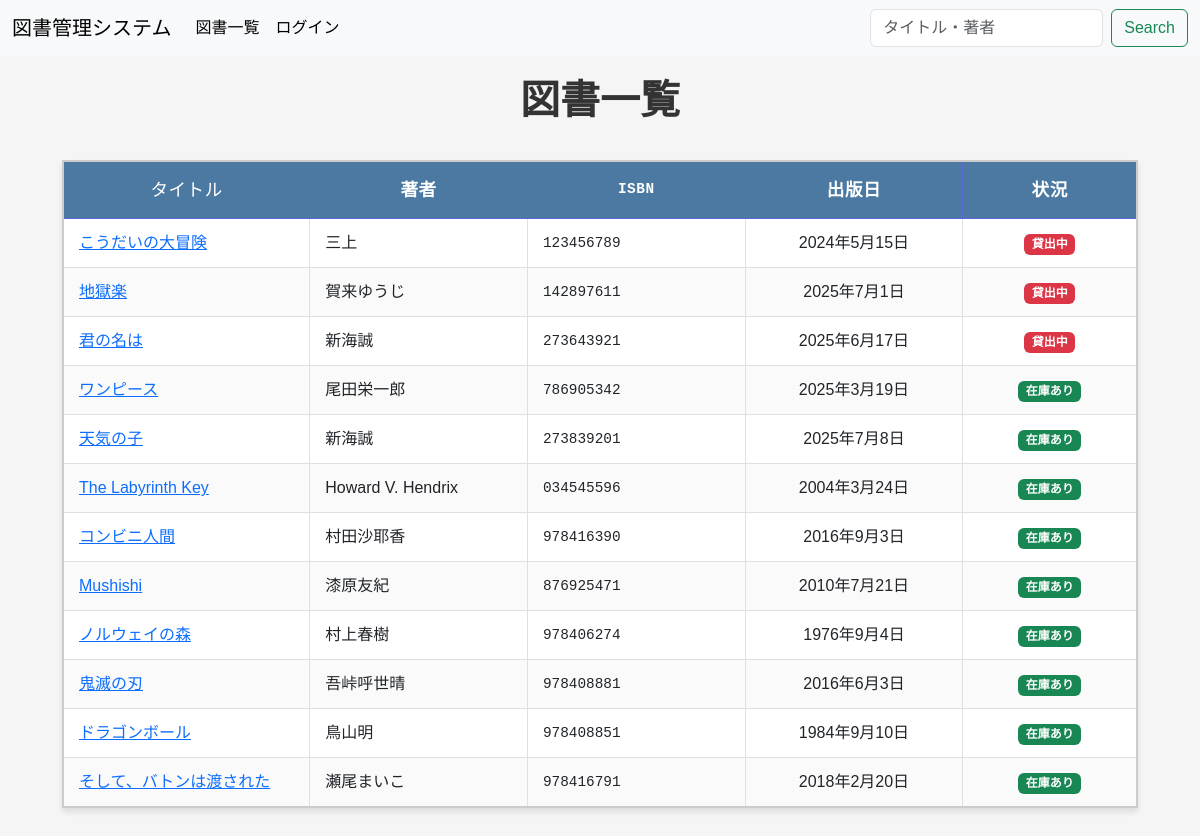
/library/, run on the app's committed database.
### library/models.py (models this page shows, shortened)
class Article(models.Model):
    title = models.CharField(verbose_name="タイトル", max_length=50)
    isbn = models.CharField(verbose_name="ISBN", max_length=50)
    author = models.CharField(verbose_name="著者", max_length=20)
    publicationday = models.DateField(verbose_name="出版日")
    content = models.TextField(verbose_name="内容")
    image = models.ImageField(verbose_name="表紙画像", upload_to='article_images/', blank=True, null=True)
    def is_on_loan(self):
        return self.loan_set.filter(return_date__isnull=True).exists()

### library/views.py (the view)
# urls.py: path('', IndexView.as_view(), name='index'),
class IndexView(generic.ListView):
    model = Article
    template_name = 'library/index.html'
    context_object_name = 'articles'
    def get_queryset(self):
        queryset = super().get_queryset()
        query = self.request.GET.get('q')
        if query:
            return queryset.filter(title__icontains=query) | queryset.filter(author__icontains=query)
        return queryset

### templates/library/index.html (shortened to what this page needs)
{% extends "base.html" %}
{% block content %}
<div class="adjust">
    <h1>図書一覧</h1>
    <table>
        <thead>
            <tr>
                <th>タイトル</th>
                <th>著者</th>
                <th>ISBN</th>
                <th>出版日</th>
                <th>状況</th>
            </tr>
        </thead>
        <tbody>
            {% for article in articles %}
                <tr>
                    <td><a href="{% url 'library:detail' article.id %}">{{ article.title }}</a></td>
                    <td>{{ article.author }}</td>
                    <td>{{ article.isbn }}</td>
                    <td>{{ article.publicationday }}</td>
                    <td>
                        {% if article.is_on_loan %}
                            <span class="badge bg-danger">貸出中</span>
                        {% else %}
                            <span class="badge bg-success">在庫あり</span>
                        {% endif %}
                    </td>
                </tr>
            {% empty %}
                <tr>
                    <td colspan="5" style="text-align:center;">登録された図書はありません。</td>
                </tr>
            {% endfor %}
        </tbody>
    </table>
</div>
{% endblock %}

### static/css/style.css (style rules this page uses)
body { font-family: 'Hiragino Sans', 'ヒラギノ角ゴシック', 'Yu Gothic', 'メイリオ', sans-serif; background-color: #f5f5f5; margin: 0; }
.adjust { padding: 0 20px 20px 20px; display: flex; flex-direction: column; align-items: center; }
h1 { color: #333 !important; font-size: 2.5rem !important; font-weight: 700 !important; margin-bottom: 1rem !important; }
table { border-collapse: collapse; width: 100%; margin: 20px auto; background-color: white; box-shadow: 0 4px 6px rgba(0, 0, 0, 0.1); border: 2px solid #ccc; }
th { background: #4b79a2 100%; color: white; font-weight: bold; text-align: center; padding: 15px 12px; font-size: 1.1em; letter-spacing: 0.5px; border: 1px solid #5a67d8; }
td { padding: 12px 15px; border: 1px solid #e0e0e0; text-align: left; transition: background-color 0.3s ease; }
tbody tr:nth-child(even) { background-color: #fafafa; }
th:nth-child(1), td:nth-child(1) { width: 17%; font-weight: 500; }
th:nth-child(2), td:nth-child(2) { width: 15%; }
th:nth-child(3), td:nth-child(3) { width: 15%; font-family: monospace; font-size: 0.9em; }
th:nth-child(4), td:nth-child(4) { width: 15%; text-align: center; }
th:nth-child(5), td:nth-child(5) { width: 12%; text-align: center; word-wrap: break-word; white-space: nowrap; overflow: hidden; text-overflow: ellipsis; }

### data on the page
Article: title "こうだいの大冒険", author "三上", isbn "123456789", publicationday "2024年5月15日", shows "貸出中"
Article: title "地獄楽", author "賀来ゆうじ", isbn "142897611", publicationday "2025年7月1日", shows "貸出中"
Article: title "君の名は", author "新海誠", isbn "273643921", publicationday "2025年6月17日", shows "貸出中"
Article: title "ワンピース", author "尾田栄一郎", isbn "786905342", publicationday "2025年3月19日", shows "在庫あり"
Article: title "天気の子", author "新海誠", isbn "273839201", publicationday "2025年7月8日", shows "在庫あり"
Article: title "The Labyrinth Key", author "Howard V. Hendrix", isbn "034545596", publicationday "2004年3月24日", shows "在庫あり"
Article: title "コンビニ人間", author "村田沙耶香", isbn "978416390", publicationday "2016年9月3日", shows "在庫あり"
Article: title "Mushishi", author "漆原友紀", isbn "876925471", publicationday "2010年7月21日", shows "在庫あり"
Article: title "ノルウェイの森", author "村上春樹", isbn "978406274", publicationday "1976年9月4日", shows "在庫あり"
Article: title "鬼滅の刃", author "吾峠呼世晴", isbn "978408881", publicationday "2016年6月3日", shows "在庫あり"
Article: title "ドラゴンボール", author "鳥山明", isbn "978408851", publicationday "1984年9月10日", shows "在庫あり"
Article: title "そして、バトンは渡された", author "瀬尾まいこ", isbn "978416791", publicationday "2018年2月20日", shows "在庫あり"
